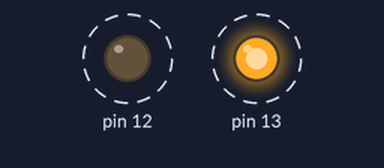
A sketch run on a simulated Arduino Uno, built with avr-gcc and run on an emulated ATmega328P. On the bench: output pins drawn as LEDs (lit = HIGH). Dashed ring = blinking.

Above: at 0.2 s.
Timing chart, 0 to 3.0 s (numbered marks = the images above):
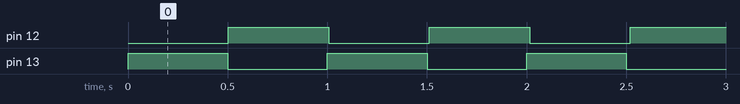

Measured:
- by itself, pin 12, pin 13: alternates HIGH for 0.50 s and LOW for 0.50 s

The sketch:

Timer-LED.ino
```cpp
/*
  Clignotement:
    LED 13 clignote dans boucle principale
    LED 12 clignote via débordement TIMER 2
  Différents examples sont testés en utilisant le langage Arduino
  la manipulation de bits ou l'accès direct aux registres.

  fréquence clignotement 1 Hz donc inversion LED en 500ms
  fréquence horloge Arduino UNO: 16MHz
  pré-diviseur: 256 ==> freq timer = 16MHz/256 = 62,5KHz
  durée cycle (1/freq) = 16 us (1/62.5k)
  500 ms = 500000 us
  donc il faut 500 000 / 16 = 31250 tic horloges

  on va faire compter le timer de 6 à 255, le tout 125 fois pour
  atteindre 31250 tic (250 * 125)

  cf. http://www.locoduino.org/spip.php?article84

  date: 03/06/2017
*/

// const byte led = 12;
volatile int compteur = 0;

/*
 *  routine interruption débordement TIMER 2
 *  flag TOV2 du registre TIFR2
 */
ISR (TIMER2_OVF_vect) {
  // remise à "zéro" du registre timer
  TCNT2 = 256 - 250; // 250 x 16 µS = 4 ms
  compteur++;
  if (compteur > 125) { // 125 * 4 ms = 500 ms (demi-période)
    compteur = 0;
    // inversion de la LED
    // digitalWrite (led, !digitalRead (led));
    // bitSet (PINB, PB4); "1" dans PINx inverse PORTx
    PORTB ^= (1 << PB4); //PORTB ^= (1<<4);
  }
}

void setup() {
  // initialisation des sorties.
  //pinMode(LED_BUILTIN, OUTPUT);
  // bitSet (DDRB, PB5); bit 5 du PORTB
  DDRB |= (1 << PB5); // DDRB |= (1<<5);
  //pinMode (led, OUTPUT);
  // bitSet (DDRB, PB4);
  DDRB |= (1 << PB4); // DDRB |= (1<<4);
  // autre option pour configurer les 2 LEDs en même temps
  // DDRB |= (1<<PB5) | (1<<PB4);

  // désactivation interruptions GIE pour programmer timer
  SREG &= ~(1 << 7); // bitClear (SREG, 7); //noInterrupts ();

  // mise en mode normal TIMER 2 WGM20/1/2 à zéro
  TCCR2A &= ~(1 << WGM20); // bitClear (TCCR2A, WGM20);
  TCCR2A &= ~(1 << WGM21); // bitClear (TCCR2A, WGM21);
  TCCR2B &= ~(1 << WGM22); // bitClear (TCCR2B, WGM22);

  // flag de débordement à "zéro"
  TIFR2 |= (1<<TOV2); // TIFR2 = 0b00000001; bitSet (TIFR2, TOV2);

  // valeur initiale timer à 6
  TCNT2 = 256 - 250;

  // active interruption sur débordement
  TIMSK2 |= (1 << TOIE2); // bitSet (TIMSK2,TOIE2); // TIMSK2 = 0b00000001;

  // prescaler à 256 et lance le timer  (CA22/1/0 = 0 timer stoppé)
  TCCR2B |= (1<<CS22) | (1<<CS21);
  //TCCR2B = 0b00000110;

  // réactivation interruption GIE
  SREG |= (1 << 7); // bitSet (SREG, 7); // interrupts ();
}

void loop() {
  /*
   *  cas sans utilisation interruption
   */
   // vérification flag débordement
  //  if (bitRead (TIFR2, TOV2) == 1) {
  //    TCNT2 = 256 - 200;
  //    bitSet (TIFR2, TOV2); // clear débordement
  //    compteur++;
  //    if (compteur > 125) {
  //      compteur = 0;
  //      digitalWrite (LED_BUILTIN, !digitalRead (LED_BUILTIN));

  // digitalWrite (LED_BUILTIN, !digitalRead (LED_BUILTIN));
  // bitSet (PINB, PB5); "1" dans PINx inverse PORTx
  PORTB ^= (1 << PB5);
  delay (500);
  //    }
  //  }
}
```
